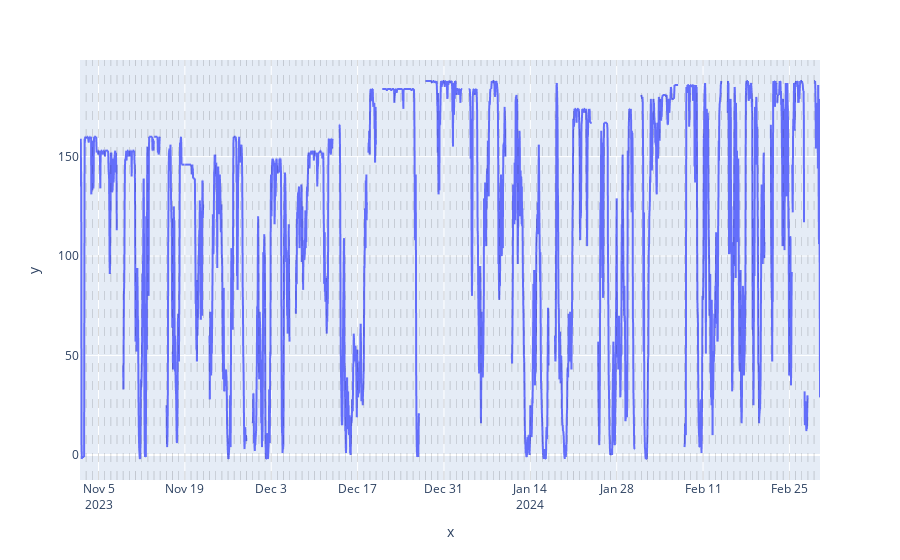

The notebook cell this image was saved under:
### Code cell
# Test the inverse transformation
gen_data_dt_inv_norm = norm_scaler.inverse_transform(gen_data_dt_norm)

# Plot
plot_time_serie(gen_data_dt_inv_norm,
                "",
                "value",
                dt_index = True)

### Figure 1 — Plotly figure (JSON) as saved in the notebook; plotly's stock layout.template omitted (floating-point values rounded to 4 significant figures; data arrays with more than 128 entries replaced by an {"elided": "..."} marker saying what was removed)
{"data": [{"hovertemplate": "x=%{x}<br>y=%{y}<extra></extra>", "legendgroup": "", "line": {"color": "#636efa", "dash": "solid"}, "marker": {"symbol": "circle"}, "mode": "lines", "name": "", "showlegend": false, "type": "scattergl", "x": {"elided": "2880 str values"}, "xaxis": "x", "y": {"elided": "2880 int values"}, "yaxis": "y"}], "layout": {"legend": {"tracegroupgap": 0}, "margin": {"t": 60}, "shapes": [{"line": {"color": "black", "dash": "dash", "width": 0.5}, "opacity": 0.3, "type": "line", "x0": "2023-11-03T00:00:00", "x1": "2023-11-03T00:00:00", "xref": "x", "y0": 0, "y1": 1, "yref": "y domain"}, {"line": {"color": "black", "dash": "dash", "width": 0.5}, "opacity": 0.3, "type": "line", "x0": "2023-11-04T00:00:00", "x1": "2023-11-04T00:00:00", "xref": "x", "y0": 0, "y1": 1, "yref": "y domain"}, {"line": {"color": "black", "dash": "dash", "width": 0.5}, "opacity": 0.3, "type": "line", "x0": "2023-11-05T00:00:00", "x1": "2023-11-05T00:00:00", "xref": "x", "y0": 0, "y1": 1, "yref": "y domain"}, {"line": {"color": "black", "dash": "dash", "width": 0.5}, "opacity": 0.3, "type": "line", "x0": "2023-11-06T00:00:00", "x1": "2023-11-06T00:00:00", "xref": "x", "y0": 0, "y1": 1, "yref": "y domain"}, {"line": {"color": "black", "dash": "dash", "width": 0.5}, "opacity": 0.3, "type": "line", "x0": "2023-11-07T00:00:00", "x1": "2023-11-07T00:00:00", "xref": "x", "y0": 0, "y1": 1, "yref": "y domain"}, {"line": {"color": "black", "dash": "dash", "width": 0.5}, "opacity": 0.3, "type": "line", "x0": "2023-11-08T00:00:00", "x1": "2023-11-08T00:00:00", "xref": "x", "y0": 0, "y1": 1, "yref": "y domain"}, {"line": {"color": "black", "dash": "dash", "width": 0.5}, "opacity": 0.3, "type": "line", "x0": "2023-11-09T00:00:00", "x1": "2023-11-09T00:00:00", "xref": "x", "y0": 0, "y1": 1, "yref": "y domain"}, {"line": {"color": "black", "dash": "dash", "width": 0.5}, "opacity": 0.3, "type": "line", "x0": "2023-11-10T00:00:00", "x1": "2023-11-10T00:00:00", "xref": "x", "y0": 0, "y1": 1, "yref": "y domain"}, {"line": {"color": "black", "dash": "dash", "width": 0.5}, "opacity": 0.3, "type": "line", "x0": "2023-11-11T00:00:00", "x1": "2023-11-11T00:00:00", "xref": "x", "y0": 0, "y1": 1, "yref": "y domain"}, {"line": {"color": "black", "dash": "dash", "width": 0.5}, "opacity": 0.3, "type": "line", "x0": "2023-11-12T00:00:00", "x1": "2023-11-12T00:00:00", "xref": "x", "y0": 0, "y1": 1, "yref": "y domain"}, {"line": {"color": "black", "dash": "dash", "width": 0.5}, "opacity": 0.3, "type": "line", "x0": "2023-11-13T00:00:00", "x1": "2023-11-13T00:00:00", "xref": "x", "y0": 0, "y1": 1, "yref": "y domain"}, {"line": {"color": "black", "dash": "dash", "width": 0.5}, "opacity": 0.3, "type": "line", "x0": "2023-11-14T00:00:00", "x1": "2023-11-14T00:00:00", "xref": "x", "y0": 0, "y1": 1, "yref": "y domain"}, {"line": {"color": "black", "dash": "dash", "width": 0.5}, "opacity": 0.3, "type": "line", "x0": "2023-11-15T00:00:00", "x1": "2023-11-15T00:00:00", "xref": "x", "y0": 0, "y1": 1, "yref": "y domain"}, {"line": {"color": "black", "dash": "dash", "width": 0.5}, "opacity": 0.3, "type": "line", "x0": "2023-11-16T00:00:00", "x1": "2023-11-16T00:00:00", "xref": "x", "y0": 0, "y1": 1, "yref": "y domain"}, {"line": {"color": "black", "dash": "dash", "width": 0.5}, "opacity": 0.3, "type": "line", "x0": "2023-11-17T00:00:00", "x1": "2023-11-17T00:00:00", "xref": "x", "y0": 0, "y1": 1, "yref": "y domain"}, {"line": {"color": "black", "dash": "dash", "width": 0.5}, "opacity": 0.3, "type": "line", "x0": "2023-11-18T00:00:00", "x1": "2023-11-18T00:00:00", "xref": "x", "y0": 0, "y1": 1, "yref": "y domain"}, {"line": {"color": "black", "dash": "dash", "width": 0.5}, "opacity": 0.3, "type": "line", "x0": "2023-11-19T00:00:00", "x1": "2023-11-19T00:00:00", "xref": "x", "y0": 0, "y1": 1, "yref": "y domain"}, {"line": {"color": "black", "dash": "dash", "width": 0.5}, "opacity": 0.3, "type": "line", "x0": "2023-11-20T00:00:00", "x1": "2023-11-20T00:00:00", "xref": "x", "y0": 0, "y1": 1, "yref": "y domain"}, {"line": {"color": "black", "dash": "dash", "width": 0.5}, "opacity": 0.3, "type": "line", "x0": "2023-11-21T00:00:00", "x1": "2023-11-21T00:00:00", "xref": "x", "y0": 0, "y1": 1, "yref": "y domain"}, {"line": {"color": "black", "dash": "dash", "width": 0.5}, "opacity": 0.3, "type": "line", "x0": "2023-11-22T00:00:00", "x1": "2023-11-22T00:00:00", "xref": "x", "y0": 0, "y1": 1, "yref": "y domain"}, {"line": {"color": "black", "dash": "dash", "width": 0.5}, "opacity": 0.3, "type": "line", "x0": "2023-11-23T00:00:00", "x1": "2023-11-23T00:00:00", "xref": "x", "y0": 0, "y1": 1, "yref": "y domain"}, {"line": {"color": "black", "dash": "dash", "width": 0.5}, "opacity": 0.3, "type": "line", "x0": "2023-11-24T00:00:00", "x1": "2023-11-24T00:00:00", "xref": "x", "y0": 0, "y1": 1, "yref": "y domain"}, {"line": {"color": "black", "dash": "dash", "width": 0.5}, "opacity": 0.3, "type": "line", "x0": "2023-11-25T00:00:00", "x1": "2023-11-25T00:00:00", "xref": "x", "y0": 0, "y1": 1, "yref": "y domain"}, {"line": {"color": "black", "dash": "dash", "width": 0.5}, "opacity": 0.3, "type": "line", "x0": "2023-11-26T00:00:00", "x1": "2023-11-26T00:00:00", "xref": "x", "y0": 0, "y1": 1, "yref": "y domain"}, {"line": {"color": "black", "dash": "dash", "width": 0.5}, "opacity": 0.3, "type": "line", "x0": "2023-11-27T00:00:00", "x1": "2023-11-27T00:00:00", "xref": "x", "y0": 0, "y1": 1, "yref": "y domain"}, {"line": {"color": "black", "dash": "dash", "width": 0.5}, "opacity": 0.3, "type": "line", "x0": "2023-11-28T00:00:00", "x1": "2023-11-28T00:00:00", "xref": "x", "y0": 0, "y1": 1, "yref": "y domain"}, {"line": {"color": "black", "dash": "dash", "width": 0.5}, "opacity": 0.3, "type": "line", "x0": "2023-11-29T00:00:00", "x1": "2023-11-29T00:00:00", "xref": "x", "y0": 0, "y1": 1, "yref": "y domain"}, {"line": {"color": "black", "dash": "dash", "width": 0.5}, "opacity": 0.3, "type": "line", "x0": "2023-11-30T00:00:00", "x1": "2023-11-30T00:00:00", "xref": "x", "y0": 0, "y1": 1, "yref": "y domain"}, {"line": {"color": "black", "dash": "dash", "width": 0.5}, "opacity": 0.3, "type": "line", "x0": "2023-12-01T00:00:00", "x1": "2023-12-01T00:00:00", "xref": "x", "y0": 0, "y1": 1, "yref": "y domain"}, {"line": {"color": "black", "dash": "dash", "width": 0.5}, "opacity": 0.3, "type": "line", "x0": "2023-12-02T00:00:00", "x1": "2023-12-02T00:00:00", "xref": "x", "y0": 0, "y1": 1, "yref": "y domain"}, {"line": {"color": "black", "dash": "dash", "width": 0.5}, "opacity": 0.3, "type": "line", "x0": "2023-12-03T00:00:00", "x1": "2023-12-03T00:00:00", "xref": "x", "y0": 0, "y1": 1, "yref": "y domain"}, {"line": {"color": "black", "dash": "dash", "width": 0.5}, "opacity": 0.3, "type": "line", "x0": "2023-12-04T00:00:00", "x1": "2023-12-04T00:00:00", "xref": "x", "y0": 0, "y1": 1, "yref": "y domain"}, {"line": {"color": "black", "dash": "dash", "width": 0.5}, "opacity": 0.3, "type": "line", "x0": "2023-12-05T00:00:00", "x1": "2023-12-05T00:00:00", "xref": "x", "y0": 0, "y1": 1, "yref": "y domain"}, {"line": {"color": "black", "dash": "dash", "width": 0.5}, "opacity": 0.3, "type": "line", "x0": "2023-12-06T00:00:00", "x1": "2023-12-06T00:00:00", "xref": "x", "y0": 0, "y1": 1, "yref": "y domain"}, {"line": {"color": "black", "dash": "dash", "width": 0.5}, "opacity": 0.3, "type": "line", "x0": "2023-12-07T00:00:00", "x1": "2023-12-07T00:00:00", "xref": "x", "y0": 0, "y1": 1, "yref": "y domain"}, {"line": {"color": "black", "dash": "dash", "width": 0.5}, "opacity": 0.3, "type": "line", "x0": "2023-12-08T00:00:00", "x1": "2023-12-08T00:00:00", "xref": "x", "y0": 0, "y1": 1, "yref": "y domain"}, {"line": {"color": "black", "dash": "dash", "width": 0.5}, "opacity": 0.3, "type": "line", "x0": "2023-12-09T00:00:00", "x1": "2023-12-09T00:00:00", "xref": "x", "y0": 0, "y1": 1, "yref": "y domain"}, {"line": {"color": "black", "dash": "dash", "width": 0.5}, "opacity": 0.3, "type": "line", "x0": "2023-12-10T00:00:00", "x1": "2023-12-10T00:00:00", "xref": "x", "y0": 0, "y1": 1, "yref": "y domain"}, {"line": {"color": "black", "dash": "dash", "width": 0.5}, "opacity": 0.3, "type": "line", "x0": "2023-12-11T00:00:00", "x1": "2023-12-11T00:00:00", "xref": "x", "y0": 0, "y1": 1, "yref": "y domain"}, {"line": {"color": "black", "dash": "dash", "width": 0.5}, "opacity": 0.3, "type": "line", "x0": "2023-12-12T00:00:00", "x1": "2023-12-12T00:00:00", "xref": "x", "y0": 0, "y1": 1, "yref": "y domain"}, {"line": {"color": "black", "dash": "dash", "width": 0.5}, "opacity": 0.3, "type": "line", "x0": "2023-12-13T00:00:00", "x1": "2023-12-13T00:00:00", "xref": "x", "y0": 0, "y1": 1, "yref": "y domain"}, {"line": {"color": "black", "dash": "dash", "width": 0.5}, "opacity": 0.3, "type": "line", "x0": "2023-12-14T00:00:00", "x1": "2023-12-14T00:00:00", "xref": "x", "y0": 0, "y1": 1, "yref": "y domain"}, {"line": {"color": "black", "dash": "dash", "width": 0.5}, "opacity": 0.3, "type": "line", "x0": "2023-12-15T00:00:00", "x1": "2023-12-15T00:00:00", "xref": "x", "y0": 0, "y1": 1, "yref": "y domain"}, {"line": {"color": "black", "dash": "dash", "width": 0.5}, "opacity": 0.3, "type": "line", "x0": "2023-12-16T00:00:00", "x1": "2023-12-16T00:00:00", "xref": "x", "y0": 0, "y1": 1, "yref": "y domain"}, {"line": {"color": "black", "dash": "dash", "width": 0.5}, "opacity": 0.3, "type": "line", "x0": "2023-12-17T00:00:00", "x1": "2023-12-17T00:00:00", "xref": "x", "y0": 0, "y1": 1, "yref": "y domain"}, {"line": {"color": "black", "dash": "dash", "width": 0.5}, "opacity": 0.3, "type": "line", "x0": "2023-12-18T00:00:00", "x1": "2023-12-18T00:00:00", "xref": "x", "y0": 0, "y1": 1, "yref": "y domain"}, {"line": {"color": "black", "dash": "dash", "width": 0.5}, "opacity": 0.3, "type": "line", "x0": "2023-12-19T00:00:00", "x1": "2023-12-19T00:00:00", "xref": "x", "y0": 0, "y1": 1, "yref": "y domain"}, {"line": {"color": "black", "dash": "dash", "width": 0.5}, "opacity": 0.3, "type": "line", "x0": "2023-12-20T00:00:00", "x1": "2023-12-20T00:00:00", "xref": "x", "y0": 0, "y1": 1, "yref": "y domain"}, {"line": {"color": "black", "dash": "dash", "width": 0.5}, "opacity": 0.3, "type": "line", "x0": "2023-12-21T00:00:00", "x1": "2023-12-21T00:00:00", "xref": "x", "y0": 0, "y1": 1, "yref": "y domain"}, {"line": {"color": "black", "dash": "dash", "width": 0.5}, "opacity": 0.3, "type": "line", "x0": "2023-12-22T00:00:00", "x1": "2023-12-22T00:00:00", "xref": "x", "y0": 0, "y1": 1, "yref": "y domain"}, {"line": {"color": "black", "dash": "dash", "width": 0.5}, "opacity": 0.3, "type": "line", "x0": "2023-12-23T00:00:00", "x1": "2023-12-23T00:00:00", "xref": "x", "y0": 0, "y1": 1, "yref": "y domain"}, {"line": {"color": "black", "dash": "dash", "width": 0.5}, "opacity": 0.3, "type": "line", "x0": "2023-12-24T00:00:00", "x1": "2023-12-24T00:00:00", "xref": "x", "y0": 0, "y1": 1, "yref": "y domain"}, {"line": {"color": "black", "dash": "dash", "width": 0.5}, "opacity": 0.3, "type": "line", "x0": "2023-12-25T00:00:00", "x1": "2023-12-25T00:00:00", "xref": "x", "y0": 0, "y1": 1, "yref": "y domain"}, {"line": {"color": "black", "dash": "dash", "width": 0.5}, "opacity": 0.3, "type": "line", "x0": "2023-12-26T00:00:00", "x1": "2023-12-26T00:00:00", "xref": "x", "y0": 0, "y1": 1, "yref": "y domain"}, {"line": {"color": "black", "dash": "dash", "width": 0.5}, "opacity": 0.3, "type": "line", "x0": "2023-12-27T00:00:00", "x1": "2023-12-27T00:00:00", "xref": "x", "y0": 0, "y1": 1, "yref": "y domain"}, {"line": {"color": "black", "dash": "dash", "width": 0.5}, "opacity": 0.3, "type": "line", "x0": "2023-12-28T00:00:00", "x1": "2023-12-28T00:00:00", "xref": "x", "y0": 0, "y1": 1, "yref": "y domain"}, {"line": {"color": "black", "dash": "dash", "width": 0.5}, "opacity": 0.3, "type": "line", "x0": "2023-12-29T00:00:00", "x1": "2023-12-29T00:00:00", "xref": "x", "y0": 0, "y1": 1, "yref": "y domain"}, {"line": {"color": "black", "dash": "dash", "width": 0.5}, "opacity": 0.3, "type": "line", "x0": "2023-12-30T00:00:00", "x1": "2023-12-30T00:00:00", "xref": "x", "y0": 0, "y1": 1, "yref": "y domain"}, {"line": {"color": "black", "dash": "dash", "width": 0.5}, "opacity": 0.3, "type": "line", "x0": "2023-12-31T00:00:00", "x1": "2023-12-31T00:00:00", "xref": "x", "y0": 0, "y1": 1, "yref": "y domain"}, {"line": {"color": "black", "dash": "dash", "width": 0.5}, "opacity": 0.3, "type": "line", "x0": "2024-01-01T00:00:00", "x1": "2024-01-01T00:00:00", "xref": "x", "y0": 0, "y1": 1, "yref": "y domain"}, {"line": {"color": "black", "dash": "dash", "width": 0.5}, "opacity": 0.3, "type": "line", "x0": "2024-01-02T00:00:00", "x1": "2024-01-02T00:00:00", "xref": "x", "y0": 0, "y1": 1, "yref": "y domain"}, {"line": {"color": "black", "dash": "dash", "width": 0.5}, "opacity": 0.3, "type": "line", "x0": "2024-01-03T00:00:00", "x1": "2024-01-03T00:00:00", "xref": "x", "y0": 0, "y1": 1, "yref": "y domain"}, {"line": {"color": "black", "dash": "dash", "width": 0.5}, "opacity": 0.3, "type": "line", "x0": "2024-01-04T00:00:00", "x1": "2024-01-04T00:00:00", "xref": "x", "y0": 0, "y1": 1, "yref": "y domain"}, {"line": {"color": "black", "dash": "dash", "width": 0.5}, "opacity": 0.3, "type": "line", "x0": "2024-01-05T00:00:00", "x1": "2024-01-05T00:00:00", "xref": "x", "y0": 0, "y1": 1, "yref": "y domain"}, {"line": {"color": "black", "dash": "dash", "width": 0.5}, "opacity": 0.3, "type": "line", "x0": "2024-01-06T00:00:00", "x1": "2024-01-06T00:00:00", "xref": "x", "y0": 0, "y1": 1, "yref": "y domain"}, {"line": {"color": "black", "dash": "dash", "width": 0.5}, "opacity": 0.3, "type": "line", "x0": "2024-01-07T00:00:00", "x1": "2024-01-07T00:00:00", "xref": "x", "y0": 0, "y1": 1, "yref": "y domain"}, {"line": {"color": "black", "dash": "dash", "width": 0.5}, "opacity": 0.3, "type": "line", "x0": "2024-01-08T00:00:00", "x1": "2024-01-08T00:00:00", "xref": "x", "y0": 0, "y1": 1, "yref": "y domain"}, {"line": {"color": "black", "dash": "dash", "width": 0.5}, "opacity": 0.3, "type": "line", "x0": "2024-01-09T00:00:00", "x1": "2024-01-09T00:00:00", "xref": "x", "y0": 0, "y1": 1, "yref": "y domain"}, {"line": {"color": "black", "dash": "dash", "width": 0.5}, "opacity": 0.3, "type": "line", "x0": "2024-01-10T00:00:00", "x1": "2024-01-10T00:00:00", "xref": "x", "y0": 0, "y1": 1, "yref": "y domain"}, {"line": {"color": "black", "dash": "dash", "width": 0.5}, "opacity": 0.3, "type": "line", "x0": "2024-01-11T00:00:00", "x1": "2024-01-11T00:00:00", "xref": "x", "y0": 0, "y1": 1, "yref": "y domain"}, {"line": {"color": "black", "dash": "dash", "width": 0.5}, "opacity": 0.3, "type": "line", "x0": "2024-01-12T00:00:00", "x1": "2024-01-12T00:00:00", "xref": "x", "y0": 0, "y1": 1, "yref": "y domain"}, {"line": {"color": "black", "dash": "dash", "width": 0.5}, "opacity": 0.3, "type": "line", "x0": "2024-01-13T00:00:00", "x1": "2024-01-13T00:00:00", "xref": "x", "y0": 0, "y1": 1, "yref": "y domain"}, {"line": {"color": "black", "dash": "dash", "width": 0.5}, "opacity": 0.3, "type": "line", "x0": "2024-01-14T00:00:00", "x1": "2024-01-14T00:00:00", "xref": "x", "y0": 0, "y1": 1, "yref": "y domain"}, {"line": {"color": "black", "dash": "dash", "width": 0.5}, "opacity": 0.3, "type": "line", "x0": "2024-01-15T00:00:00", "x1": "2024-01-15T00:00:00", "xref": "x", "y0": 0, "y1": 1, "yref": "y domain"}, {"line": {"color": "black", "dash": "dash", "width": 0.5}, "opacity": 0.3, "type": "line", "x0": "2024-01-16T00:00:00", "x1": "2024-01-16T00:00:00", "xref": "x", "y0": 0, "y1": 1, "yref": "y domain"}, {"line": {"color": "black", "dash": "dash", "width": 0.5}, "opacity": 0.3, "type": "line", "x0": "2024-01-17T00:00:00", "x1": "2024-01-17T00:00:00", "xref": "x", "y0": 0, "y1": 1, "yref": "y domain"}, {"line": {"color": "black", "dash": "dash", "width": 0.5}, "opacity": 0.3, "type": "line", "x0": "2024-01-18T00:00:00", "x1": "2024-01-18T00:00:00", "xref": "x", "y0": 0, "y1": 1, "yref": "y domain"}, {"line": {"color": "black", "dash": "dash", "width": 0.5}, "opacity": 0.3, "type": "line", "x0": "2024-01-19T00:00:00", "x1": "2024-01-19T00:00:00", "xref": "x", "y0": 0, "y1": 1, "yref": "y domain"}, {"line": {"color": "black", "dash": "dash", "width": 0.5}, "opacity": 0.3, "type": "line", "x0": "2024-01-20T00:00:00", "x1": "2024-01-20T00:00:00", "xref": "x", "y0": 0, "y1": 1, "yref": "y domain"}, {"line": {"color": "black", "dash": "dash", "width": 0.5}, "opacity": 0.3, "type": "line", "x0": "2024-01-21T00:00:00", "x1": "2024-01-21T00:00:00", "xref": "x", "y0": 0, "y1": 1, "yref": "y domain"}, {"line": {"color": "black", "dash": "dash", "width": 0.5}, "opacity": 0.3, "type": "line", "x0": "2024-01-22T00:00:00", "x1": "2024-01-22T00:00:00", "xref": "x", "y0": 0, "y1": 1, "yref": "y domain"}, {"line": {"color": "black", "dash": "dash", "width": 0.5}, "opacity": 0.3, "type": "line", "x0": "2024-01-23T00:00:00", "x1": "2024-01-23T00:00:00", "xref": "x", "y0": 0, "y1": 1, "yref": "y domain"}, {"line": {"color": "black", "dash": "dash", "width": 0.5}, "opacity": 0.3, "type": "line", "x0": "2024-01-24T00:00:00", "x1": "2024-01-24T00:00:00", "xref": "x", "y0": 0, "y1": 1, "yref": "y domain"}, {"line": {"color": "black", "dash": "dash", "width": 0.5}, "opacity": 0.3, "type": "line", "x0": "2024-01-25T00:00:00", "x1": "2024-01-25T00:00:00", "xref": "x", "y0": 0, "y1": 1, "yref": "y domain"}, {"line": {"color": "black", "dash": "dash", "width": 0.5}, "opacity": 0.3, "type": "line", "x0": "2024-01-26T00:00:00", "x1": "2024-01-26T00:00:00", "xref": "x", "y0": 0, "y1": 1, "yref": "y domain"}, {"line": {"color": "black", "dash": "dash", "width": 0.5}, "opacity": 0.3, "type": "line", "x0": "2024-01-27T00:00:00", "x1": "2024-01-27T00:00:00", "xref": "x", "y0": 0, "y1": 1, "yref": "y domain"}, {"line": {"color": "black", "dash": "dash", "width": 0.5}, "opacity": 0.3, "type": "line", "x0": "2024-01-28T00:00:00", "x1": "2024-01-28T00:00:00", "xref": "x", "y0": 0, "y1": 1, "yref": "y domain"}, {"line": {"color": "black", "dash": "dash", "width": 0.5}, "opacity": 0.3, "type": "line", "x0": "2024-01-29T00:00:00", "x1": "2024-01-29T00:00:00", "xref": "x", "y0": 0, "y1": 1, "yref": "y domain"}, {"line": {"color": "black", "dash": "dash", "width": 0.5}, "opacity": 0.3, "type": "line", "x0": "2024-01-30T00:00:00", "x1": "2024-01-30T00:00:00", "xref": "x", "y0": 0, "y1": 1, "yref": "y domain"}, {"line": {"color": "black", "dash": "dash", "width": 0.5}, "opacity": 0.3, "type": "line", "x0": "2024-01-31T00:00:00", "x1": "2024-01-31T00:00:00", "xref": "x", "y0": 0, "y1": 1, "yref": "y domain"}, {"line": {"color": "black", "dash": "dash", "width": 0.5}, "opacity": 0.3, "type": "line", "x0": "2024-02-01T00:00:00", "x1": "2024-02-01T00:00:00", "xref": "x", "y0": 0, "y1": 1, "yref": "y domain"}, {"line": {"color": "black", "dash": "dash", "width": 0.5}, "opacity": 0.3, "type": "line", "x0": "2024-02-02T00:00:00", "x1": "2024-02-02T00:00:00", "xref": "x", "y0": 0, "y1": 1, "yref": "y domain"}, {"line": {"color": "black", "dash": "dash", "width": 0.5}, "opacity": 0.3, "type": "line", "x0": "2024-02-03T00:00:00", "x1": "2024-02-03T00:00:00", "xref": "x", "y0": 0, "y1": 1, "yref": "y domain"}, {"line": {"color": "black", "dash": "dash", "width": 0.5}, "opacity": 0.3, "type": "line", "x0": "2024-02-04T00:00:00", "x1": "2024-02-04T00:00:00", "xref": "x", "y0": 0, "y1": 1, "yref": "y domain"}, {"line": {"color": "black", "dash": "dash", "width": 0.5}, "opacity": 0.3, "type": "line", "x0": "2024-02-05T00:00:00", "x1": "2024-02-05T00:00:00", "xref": "x", "y0": 0, "y1": 1, "yref": "y domain"}, {"line": {"color": "black", "dash": "dash", "width": 0.5}, "opacity": 0.3, "type": "line", "x0": "2024-02-06T00:00:00", "x1": "2024-02-06T00:00:00", "xref": "x", "y0": 0, "y1": 1, "yref": "y domain"}, {"line": {"color": "black", "dash": "dash", "width": 0.5}, "opacity": 0.3, "type": "line", "x0": "2024-02-07T00:00:00", "x1": "2024-02-07T00:00:00", "xref": "x", "y0": 0, "y1": 1, "yref": "y domain"}, {"line": {"color": "black", "dash": "dash", "width": 0.5}, "opacity": 0.3, "type": "line", "x0": "2024-02-08T00:00:00", "x1": "2024-02-08T00:00:00", "xref": "x", "y0": 0, "y1": 1, "yref": "y domain"}, {"line": {"color": "black", "dash": "dash", "width": 0.5}, "opacity": 0.3, "type": "line", "x0": "2024-02-09T00:00:00", "x1": "2024-02-09T00:00:00", "xref": "x", "y0": 0, "y1": 1, "yref": "y domain"}, {"line": {"color": "black", "dash": "dash", "width": 0.5}, "opacity": 0.3, "type": "line", "x0": "2024-02-10T00:00:00", "x1": "2024-02-10T00:00:00", "xref": "x", "y0": 0, "y1": 1, "yref": "y domain"}, {"line": {"color": "black", "dash": "dash", "width": 0.5}, "opacity": 0.3, "type": "line", "x0": "2024-02-11T00:00:00", "x1": "2024-02-11T00:00:00", "xref": "x", "y0": 0, "y1": 1, "yref": "y domain"}, {"line": {"color": "black", "dash": "dash", "width": 0.5}, "opacity": 0.3, "type": "line", "x0": "2024-02-12T00:00:00", "x1": "2024-02-12T00:00:00", "xref": "x", "y0": 0, "y1": 1, "yref": "y domain"}, {"line": {"color": "black", "dash": "dash", "width": 0.5}, "opacity": 0.3, "type": "line", "x0": "2024-02-13T00:00:00", "x1": "2024-02-13T00:00:00", "xref": "x", "y0": 0, "y1": 1, "yref": "y domain"}, {"line": {"color": "black", "dash": "dash", "width": 0.5}, "opacity": 0.3, "type": "line", "x0": "2024-02-14T00:00:00", "x1": "2024-02-14T00:00:00", "xref": "x", "y0": 0, "y1": 1, "yref": "y domain"}, {"line": {"color": "black", "dash": "dash", "width": 0.5}, "opacity": 0.3, "type": "line", "x0": "2024-02-15T00:00:00", "x1": "2024-02-15T00:00:00", "xref": "x", "y0": 0, "y1": 1, "yref": "y domain"}, {"line": {"color": "black", "dash": "dash", "width": 0.5}, "opacity": 0.3, "type": "line", "x0": "2024-02-16T00:00:00", "x1": "2024-02-16T00:00:00", "xref": "x", "y0": 0, "y1": 1, "yref": "y domain"}, {"line": {"color": "black", "dash": "dash", "width": 0.5}, "opacity": 0.3, "type": "line", "x0": "2024-02-17T00:00:00", "x1": "2024-02-17T00:00:00", "xref": "x", "y0": 0, "y1": 1, "yref": "y domain"}, {"line": {"color": "black", "dash": "dash", "width": 0.5}, "opacity": 0.3, "type": "line", "x0": "2024-02-18T00:00:00", "x1": "2024-02-18T00:00:00", "xref": "x", "y0": 0, "y1": 1, "yref": "y domain"}, {"line": {"color": "black", "dash": "dash", "width": 0.5}, "opacity": 0.3, "type": "line", "x0": "2024-02-19T00:00:00", "x1": "2024-02-19T00:00:00", "xref": "x", "y0": 0, "y1": 1, "yref": "y domain"}, {"line": {"color": "black", "dash": "dash", "width": 0.5}, "opacity": 0.3, "type": "line", "x0": "2024-02-20T00:00:00", "x1": "2024-02-20T00:00:00", "xref": "x", "y0": 0, "y1": 1, "yref": "y domain"}, {"line": {"color": "black", "dash": "dash", "width": 0.5}, "opacity": 0.3, "type": "line", "x0": "2024-02-21T00:00:00", "x1": "2024-02-21T00:00:00", "xref": "x", "y0": 0, "y1": 1, "yref": "y domain"}, {"line": {"color": "black", "dash": "dash", "width": 0.5}, "opacity": 0.3, "type": "line", "x0": "2024-02-22T00:00:00", "x1": "2024-02-22T00:00:00", "xref": "x", "y0": 0, "y1": 1, "yref": "y domain"}, {"line": {"color": "black", "dash": "dash", "width": 0.5}, "opacity": 0.3, "type": "line", "x0": "2024-02-23T00:00:00", "x1": "2024-02-23T00:00:00", "xref": "x", "y0": 0, "y1": 1, "yref": "y domain"}, {"line": {"color": "black", "dash": "dash", "width": 0.5}, "opacity": 0.3, "type": "line", "x0": "2024-02-24T00:00:00", "x1": "2024-02-24T00:00:00", "xref": "x", "y0": 0, "y1": 1, "yref": "y domain"}, {"line": {"color": "black", "dash": "dash", "width": 0.5}, "opacity": 0.3, "type": "line", "x0": "2024-02-25T00:00:00", "x1": "2024-02-25T00:00:00", "xref": "x", "y0": 0, "y1": 1, "yref": "y domain"}, {"line": {"color": "black", "dash": "dash", "width": 0.5}, "opacity": 0.3, "type": "line", "x0": "2024-02-26T00:00:00", "x1": "2024-02-26T00:00:00", "xref": "x", "y0": 0, "y1": 1, "yref": "y domain"}, {"line": {"color": "black", "dash": "dash", "width": 0.5}, "opacity": 0.3, "type": "line", "x0": "2024-02-27T00:00:00", "x1": "2024-02-27T00:00:00", "xref": "x", "y0": 0, "y1": 1, "yref": "y domain"}, {"line": {"color": "black", "dash": "dash", "width": 0.5}, "opacity": 0.3, "type": "line", "x0": "2024-02-28T00:00:00", "x1": "2024-02-28T00:00:00", "xref": "x", "y0": 0, "y1": 1, "yref": "y domain"}, {"line": {"color": "black", "dash": "dash", "width": 0.5}, "opacity": 0.3, "type": "line", "x0": "2024-02-29T00:00:00", "x1": "2024-02-29T00:00:00", "xref": "x", "y0": 0, "y1": 1, "yref": "y domain"}], "xaxis": {"anchor": "y", "domain": [0, 1], "title": {"text": "x"}}, "yaxis": {"anchor": "x", "domain": [0, 1], "title": {"text": "y"}}}}
